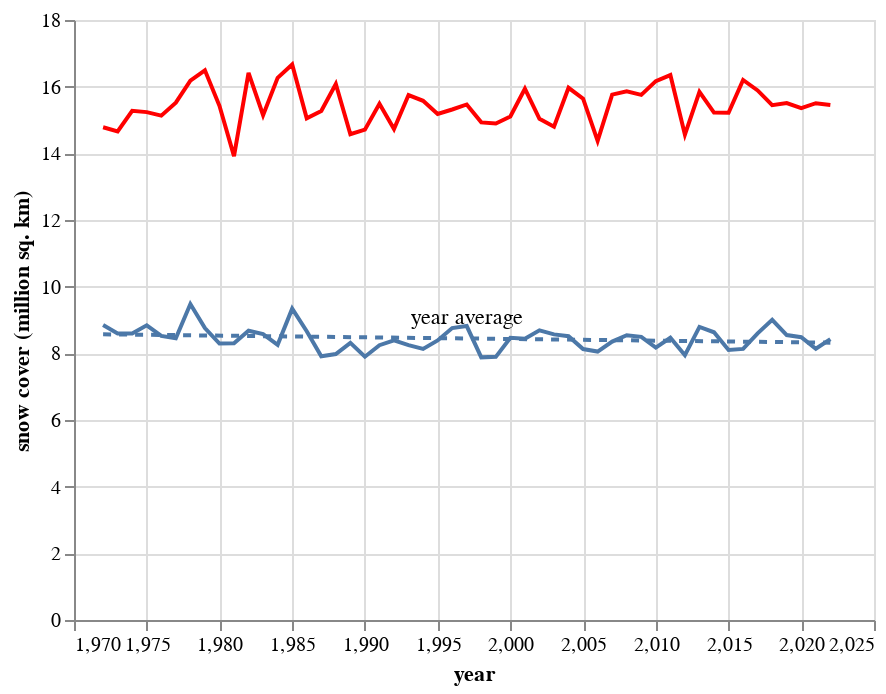

Notebook cell for this chart:
### Code cell
coverage=pd.read_csv('snow_cover.csv')

coverage['coverage']=coverage['coverage']/1000000.0

base3=alt.Chart(coverage).mark_line().encode(
    x='year',
    y=alt.Y('mean(coverage)', title='snow cover (million sq. km)'),
)

regression3 = base3.transform_regression(
    on='year',  # Independent variable
    regression='coverage',  # Dependent variable
).mark_line(strokeDash=[4, 4])  # Dashed line style for the regression line



month=list(coverage['month'].unique())
month.sort()

selectOrigin=alt.selection_single(
    fields=['month'], # our selection is going to select based on origin
    init={"month":month[0]}, # what should the start value be?
    
    # now creat a binding (binding_select is a drop down)
    bind=alt.binding_select(options=month,name="Select Month "),
    #"options" is required, "name" within here will override.
)


base4=alt.Chart(coverage).mark_line().encode(
    x='year',
    y=alt.Y('coverage', title='snow cover (million sq. km)'),
    color=alt.value('red')
#     opacity=filter_opacity
).transform_filter(
    selectOrigin
).add_selection(
    selectOrigin
)


mid_x = coverage['year'].mean()
max_y = coverage['coverage'].mean()
# Text annotation
text_annotation = alt.Chart(pd.DataFrame({
    'x': [mid_x],
    'y': [max_y],
    'text': ['year average']
})).mark_text(dy=-10).encode(
    x=alt.X('x', title="year"),
    y='y',
    text='text'
)

# base3+regression3
base4+base3+regression3+text_annotation

### Figure 1 — Vega-Lite specification as saved in the notebook (floating-point values rounded to 4 significant figures; data arrays with more than 128 entries replaced by an {"elided": "..."} marker saying what was removed)
{"config": {"view": {"continuousWidth": 400, "continuousHeight": 300}}, "layer": [{"mark": "line", "encoding": {"color": {"value": "red"}, "x": {"field": "year", "type": "quantitative"}, "y": {"field": "coverage", "title": "snow cover (million sq. km)", "type": "quantitative"}}, "selection": {"selector007": {"type": "single", "fields": ["month"], "init": {"month": 1.0}, "bind": {"input": "select", "options": [1.0, 2.0, 3.0, 4.0, 5.0, 6.0, 7.0, 8.0, 9.0, 10.0, 11.0, 12.0], "name": "Select Month "}}}, "transform": [{"filter": {"selection": "selector007"}}]}, {"mark": "line", "encoding": {"x": {"field": "year", "type": "quantitative"}, "y": {"aggregate": "mean", "field": "coverage", "title": "snow cover (million sq. km)", "type": "quantitative"}}}, {"mark": {"type": "line", "strokeDash": [4, 4]}, "encoding": {"x": {"field": "year", "type": "quantitative"}, "y": {"aggregate": "mean", "field": "coverage", "title": "snow cover (million sq. km)", "type": "quantitative"}}, "transform": [{"on": "year", "regression": "coverage"}]}, {"data": {"name": "data-4a5b1a800052eb67423e4b696eeb8d6e"}, "mark": {"type": "text", "dy": -10}, "encoding": {"text": {"field": "text", "type": "nominal"}, "x": {"field": "x", "title": "year", "type": "quantitative"}, "y": {"field": "y", "type": "quantitative"}}}], "data": {"name": "data-57aeb4ee26a8f7f40072a6ffdc7238a5"}, "$schema": "https://vega.github.io/schema/vega-lite/v4.17.0.json", "datasets": {"data-57aeb4ee26a8f7f40072a6ffdc7238a5": {"elided": "612 records"}, "data-4a5b1a800052eb67423e4b696eeb8d6e": [{"x": 1997.0, "y": 8.446, "text": "year average"}]}}
